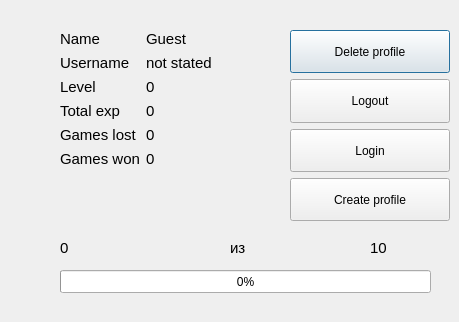
<?xml version="1.0" encoding="UTF-8"?>
<ui version="4.0">
 <class>Dialog</class>
 <widget class="QDialog" name="Dialog">
  <property name="geometry">
   <rect>
    <x>0</x>
    <y>0</y>
    <width>459</width>
    <height>322</height>
   </rect>
  </property>
  <property name="windowTitle">
   <string>Dialog</string>
  </property>
  <widget class="QWidget" name="formLayoutWidget">
   <property name="geometry">
    <rect>
     <x>60</x>
     <y>30</y>
     <width>211</width>
     <height>191</height>
    </rect>
   </property>
   <property name="sizePolicy">
    <sizepolicy hsizetype="Minimum" vsizetype="Preferred">
     <horstretch>0</horstretch>
     <verstretch>0</verstretch>
    </sizepolicy>
   </property>
   <property name="font">
    <font>
     <pointsize>11</pointsize>
    </font>
   </property>
   <layout class="QFormLayout" name="formLayout">
    <item row="0" column="0">
     <widget class="QLabel" name="nameLabel">
      <property name="sizePolicy">
       <sizepolicy hsizetype="Minimum" vsizetype="Preferred">
        <horstretch>0</horstretch>
        <verstretch>0</verstretch>
       </sizepolicy>
      </property>
      <property name="font">
       <font>
        <pointsize>11</pointsize>
       </font>
      </property>
      <property name="text">
       <string>Name</string>
      </property>
     </widget>
    </item>
    <item row="0" column="1">
     <widget class="QLabel" name="name">
      <property name="sizePolicy">
       <sizepolicy hsizetype="Minimum" vsizetype="Preferred">
        <horstretch>0</horstretch>
        <verstretch>0</verstretch>
       </sizepolicy>
      </property>
      <property name="font">
       <font>
        <pointsize>11</pointsize>
       </font>
      </property>
      <property name="text">
       <string>Guest</string>
      </property>
     </widget>
    </item>
    <item row="1" column="0">
     <widget class="QLabel" name="usernameLabel">
      <property name="sizePolicy">
       <sizepolicy hsizetype="Minimum" vsizetype="Preferred">
        <horstretch>0</horstretch>
        <verstretch>0</verstretch>
       </sizepolicy>
      </property>
      <property name="font">
       <font>
        <pointsize>11</pointsize>
       </font>
      </property>
      <property name="text">
       <string>Username</string>
      </property>
     </widget>
    </item>
    <item row="1" column="1">
     <widget class="QLabel" name="username">
      <property name="sizePolicy">
       <sizepolicy hsizetype="Minimum" vsizetype="Preferred">
        <horstretch>0</horstretch>
        <verstretch>0</verstretch>
       </sizepolicy>
      </property>
      <property name="font">
       <font>
        <pointsize>11</pointsize>
       </font>
      </property>
      <property name="text">
       <string>not stated</string>
      </property>
     </widget>
    </item>
    <item row="2" column="0">
     <widget class="QLabel" name="levelLabel">
      <property name="sizePolicy">
       <sizepolicy hsizetype="Minimum" vsizetype="Preferred">
        <horstretch>0</horstretch>
        <verstretch>0</verstretch>
       </sizepolicy>
      </property>
      <property name="font">
       <font>
        <pointsize>11</pointsize>
       </font>
      </property>
      <property name="text">
       <string>Level</string>
      </property>
     </widget>
    </item>
    <item row="2" column="1">
     <widget class="QLabel" name="level">
      <property name="sizePolicy">
       <sizepolicy hsizetype="Minimum" vsizetype="Preferred">
        <horstretch>0</horstretch>
        <verstretch>0</verstretch>
       </sizepolicy>
      </property>
      <property name="font">
       <font>
        <pointsize>11</pointsize>
       </font>
      </property>
      <property name="text">
       <string>0</string>
      </property>
     </widget>
    </item>
    <item row="3" column="0">
     <widget class="QLabel" name="totalExpLabel">
      <property name="sizePolicy">
       <sizepolicy hsizetype="Minimum" vsizetype="Preferred">
        <horstretch>0</horstretch>
        <verstretch>0</verstretch>
       </sizepolicy>
      </property>
      <property name="font">
       <font>
        <pointsize>11</pointsize>
       </font>
      </property>
      <property name="text">
       <string>Total exp</string>
      </property>
     </widget>
    </item>
    <item row="3" column="1">
     <widget class="QLabel" name="totalExp">
      <property name="sizePolicy">
       <sizepolicy hsizetype="Minimum" vsizetype="Preferred">
        <horstretch>0</horstretch>
        <verstretch>0</verstretch>
       </sizepolicy>
      </property>
      <property name="font">
       <font>
        <pointsize>11</pointsize>
       </font>
      </property>
      <property name="text">
       <string>0</string>
      </property>
     </widget>
    </item>
    <item row="4" column="0">
     <widget class="QLabel" name="gamesLostLabel">
      <property name="sizePolicy">
       <sizepolicy hsizetype="Minimum" vsizetype="Preferred">
        <horstretch>0</horstretch>
        <verstretch>0</verstretch>
       </sizepolicy>
      </property>
      <property name="font">
       <font>
        <pointsize>11</pointsize>
       </font>
      </property>
      <property name="text">
       <string>Games lost</string>
      </property>
     </widget>
    </item>
    <item row="4" column="1">
     <widget class="QLabel" name="gamesLost">
      <property name="sizePolicy">
       <sizepolicy hsizetype="Minimum" vsizetype="Preferred">
        <horstretch>0</horstretch>
        <verstretch>0</verstretch>
       </sizepolicy>
      </property>
      <property name="font">
       <font>
        <pointsize>11</pointsize>
       </font>
      </property>
      <property name="text">
       <string>0</string>
      </property>
     </widget>
    </item>
    <item row="5" column="0">
     <widget class="QLabel" name="gamesWonLabel">
      <property name="sizePolicy">
       <sizepolicy hsizetype="Minimum" vsizetype="Preferred">
        <horstretch>0</horstretch>
        <verstretch>0</verstretch>
       </sizepolicy>
      </property>
      <property name="font">
       <font>
        <pointsize>11</pointsize>
       </font>
      </property>
      <property name="text">
       <string>Games won</string>
      </property>
     </widget>
    </item>
    <item row="5" column="1">
     <widget class="QLabel" name="gamesWon">
      <property name="sizePolicy">
       <sizepolicy hsizetype="Minimum" vsizetype="Preferred">
        <horstretch>0</horstretch>
        <verstretch>0</verstretch>
       </sizepolicy>
      </property>
      <property name="font">
       <font>
        <pointsize>11</pointsize>
       </font>
      </property>
      <property name="text">
       <string>0</string>
      </property>
     </widget>
    </item>
   </layout>
  </widget>
  <widget class="QWidget" name="verticalLayoutWidget">
   <property name="geometry">
    <rect>
     <x>290</x>
     <y>30</y>
     <width>160</width>
     <height>191</height>
    </rect>
   </property>
   <layout class="QVBoxLayout" name="verticalLayout">
    <item>
     <widget class="QPushButton" name="deleteButton">
      <property name="sizePolicy">
       <sizepolicy hsizetype="Minimum" vsizetype="Preferred">
        <horstretch>0</horstretch>
        <verstretch>0</verstretch>
       </sizepolicy>
      </property>
      <property name="text">
       <string>Delete profile</string>
      </property>
     </widget>
    </item>
    <item>
     <widget class="QPushButton" name="logoutButton">
      <property name="sizePolicy">
       <sizepolicy hsizetype="Minimum" vsizetype="Preferred">
        <horstretch>0</horstretch>
        <verstretch>0</verstretch>
       </sizepolicy>
      </property>
      <property name="text">
       <string>Logout</string>
      </property>
     </widget>
    </item>
    <item>
     <widget class="QPushButton" name="loginButton">
      <property name="sizePolicy">
       <sizepolicy hsizetype="Minimum" vsizetype="Preferred">
        <horstretch>0</horstretch>
        <verstretch>0</verstretch>
       </sizepolicy>
      </property>
      <property name="text">
       <string>Login</string>
      </property>
     </widget>
    </item>
    <item>
     <widget class="QPushButton" name="createButton">
      <property name="sizePolicy">
       <sizepolicy hsizetype="Minimum" vsizetype="Preferred">
        <horstretch>0</horstretch>
        <verstretch>0</verstretch>
       </sizepolicy>
      </property>
      <property name="text">
       <string>Create profile</string>
      </property>
     </widget>
    </item>
   </layout>
  </widget>
  <widget class="QProgressBar" name="levelProgress">
   <property name="geometry">
    <rect>
     <x>60</x>
     <y>270</y>
     <width>371</width>
     <height>23</height>
    </rect>
   </property>
   <property name="value">
    <number>0</number>
   </property>
  </widget>
  <widget class="QLabel" name="currentExp">
   <property name="geometry">
    <rect>
     <x>60</x>
     <y>240</y>
     <width>81</width>
     <height>16</height>
    </rect>
   </property>
   <property name="font">
    <font>
     <pointsize>11</pointsize>
    </font>
   </property>
   <property name="text">
    <string>0</string>
   </property>
  </widget>
  <widget class="QLabel" name="maxExp">
   <property name="geometry">
    <rect>
     <x>370</x>
     <y>240</y>
     <width>55</width>
     <height>16</height>
    </rect>
   </property>
   <property name="font">
    <font>
     <pointsize>11</pointsize>
    </font>
   </property>
   <property name="text">
    <string>10</string>
   </property>
  </widget>
  <widget class="QLabel" name="fromLabel">
   <property name="geometry">
    <rect>
     <x>230</x>
     <y>240</y>
     <width>55</width>
     <height>16</height>
    </rect>
   </property>
   <property name="font">
    <font>
     <pointsize>11</pointsize>
    </font>
   </property>
   <property name="text">
    <string>из</string>
   </property>
  </widget>
 </widget>
 <resources/>
 <connections/>
</ui>
